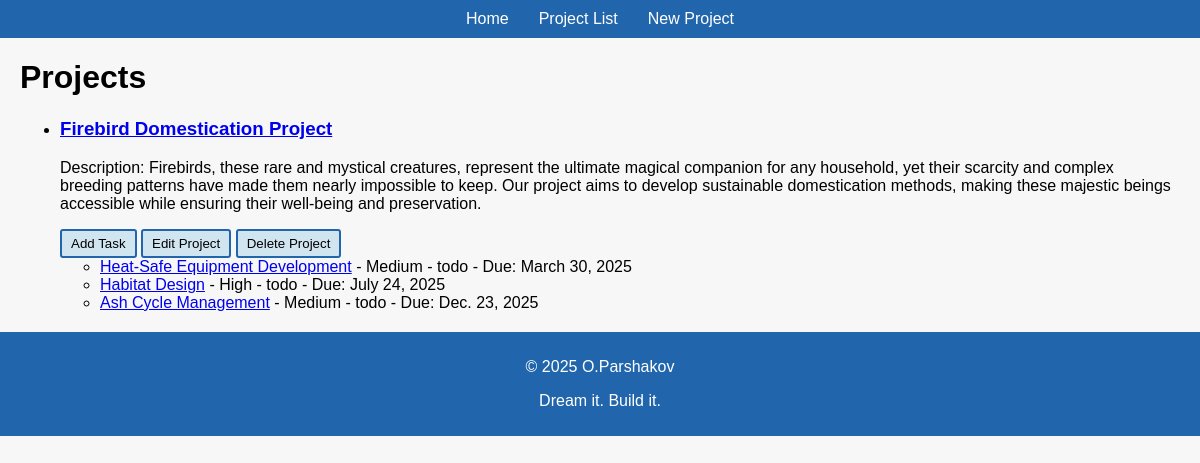
/project_list/, run on an earlier commit of the app's database.
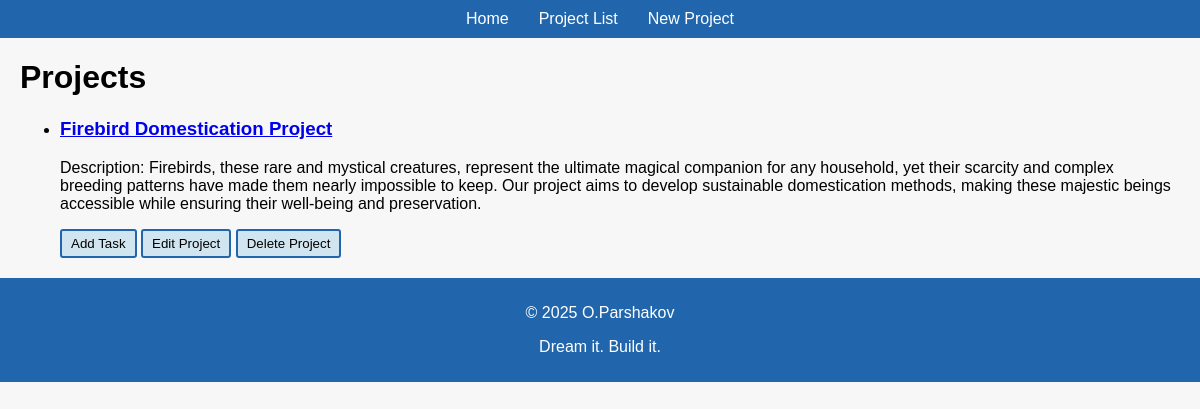
And on a later commit of the database.
### projectapp/models.py (models this page shows, shortened)
class Project(models.Model):
    title = models.CharField(max_length=255)
    description = models.TextField(blank=True, null=True)
    created_at = models.DateTimeField(auto_now_add=True)

class Task(models.Model):
    STATUS_CHOICES = [
        ('todo', 'To Do'),
        ('in_progress', 'In Progress'),
        ('done', 'Done'),
    ]
    LOW = 1
    MEDIUM = 2
    HIGH = 3
    PRIORITY_CHOICES = [
        (LOW, 'Low'),
        (MEDIUM, 'Medium'),
        (HIGH, 'High'),
    ]
    project = models.ForeignKey(Project, related_name='tasks', on_delete=models.CASCADE)
    title = models.CharField(max_length=255)
    description = models.TextField(blank=True, null=True)
    due_date = models.DateField(blank=True)
    created_at = models.DateTimeField(auto_now_add=True)
    duration = models.PositiveIntegerField(default=1, help_text="Duration in days")
    priority = models.IntegerField(choices=PRIORITY_CHOICES, default=MEDIUM)
    status = models.CharField(max_length=15, choices=STATUS_CHOICES, default='todo')
    def is_overdue(self):
        return self.due_date < date.today() and self.status != 'done'

### projectapp/views.py (the view)
# urls.py: path('project_list/', views.project_list, name='project_list'),
def project_list(request):
    sort_by = request.GET.get('sort', 'title')  # Default sorting by title
    project_results = Project.objects.all()
    can_add_task = True
    can_change_task = True
    can_delete_task = True
    can_change_project = True
    can_delete_project = True
    can_add_project = True
    context = {
        'project_results': project_results.distinct(),
        'sort_by': sort_by,
        'can_add_task': can_add_task,
        'can_change_task': can_change_task,
        'can_delete_task': can_delete_task,
        'can_change_project': can_change_project,
        'can_delete_project': can_delete_project,
        'can_add_project': can_add_project,
    }
    return render(request, 'projectapp/project_list_new.html', context)

### projectapp/templates/projectapp/project_list_new.html (shortened to what this page needs)
{% extends 'projectapp/base.html' %}
{% block content %}
<h1>Projects</h1>
<ul>
    {% for project in project_results %}
    <li>
        <h3><a href="{% url 'project_detail' project.id %}">{{ project.title }}</a></h3>
        <p>Description: {{ project.description }}</p>
        <button
            onclick="window.location.href='{% url 'task_create' project.id %}'"
            {% if not can_add_task %}disabled style="opacity: 0.85; cursor: not-allowed;"{% endif %}>
            Add Task
        </button>
        <button
            onclick="window.location.href='{% url 'project_edit' project.id %}'"
            {% if not can_change_project %}disabled style="opacity: 0.85; cursor: not-allowed;"{% endif %}>
            Edit Project
        </button>
        <button
            onclick="confirmDeleteProject('{{ project.id }}')"
            {% if not can_delete_project %}disabled style="opacity: 0.85; cursor: not-allowed;"{% endif %}>
            Delete Project
        </button>
        <ul>
            {% for task in project.tasks.all %}
            <li>
                <div class="{% if task.is_overdue %}overdue-task{% endif %}">
                <a href="{% url 'task_detail' task.id %}" target="_blank">{{ task.title }}</a> -
                {{ task.get_priority_display }} - {{ task.status }} - Due: {{ task.due_date }}
                </div>
            </li>
            {% endfor %}
        </ul>
    </li>
    {% endfor %}
</ul>
{% endblock %}

### projectapp/templates/projectapp/base.html (shortened to what this page needs)
<!DOCTYPE html>
<html lang="en">
<head>
    {% load static %}
    <link rel="stylesheet" href="{% static 'css/style.css' %}">
</head>
<body>
    <header>
        <nav>
            <ul>
                <li><a href="{% url 'home_page' %}">Home</a></li>
                <li><a href="{% url 'project_list' %}">Project List</a></li>
                <li><a href="{% url 'project_create' %}">New Project</a></li>
            </ul>
        </nav>
    </header>
    <main>
        {% block content %}{% endblock %}
    </main>
    <footer>
        <p>&copy; 2025 <a href="https://www.linkedin.com/in/alexander-parshakov/" style="color: white; text-decoration: none;">O.Parshakov</a></p>
        <p>Dream it. Build it.</p>
    </footer>
</body>
</html>

### static/css/style.css (style rules this page uses)
body { font-family: Tahoma, Arial, sans-serif; margin: 0; padding: 0; background-color: #f7f7f7; }
header { background-color: #2166ac; color: #fff; padding: 10px 0; }
header nav ul { list-style: none; padding: 0; margin: 0; display: flex; justify-content: center; }
header nav ul li { margin: 0 15px; }
header nav ul li a { color: white; text-decoration: none; }
main { margin: 20px; }
footer { text-align: center; margin-top: 20px; padding: 10px 0; background-color: #2166ac; color: white; }
button { background-color: #d1e5f0; border: 2px solid #2166ac; cursor: pointer; padding: 5px 9px; border-radius: 3px; }

What changed in the data, as far as the page shows it:
removed Task: title "Heat-Safe Equipment Development", priority "Medium", status "todo", due_date "March 30, 2025"
removed Task: title "Habitat Design", priority "High", status "todo", due_date "July 24, 2025"
removed Task: title "Ash Cycle Management", priority "Medium", status "todo", due_date "Dec. 23, 2025"
